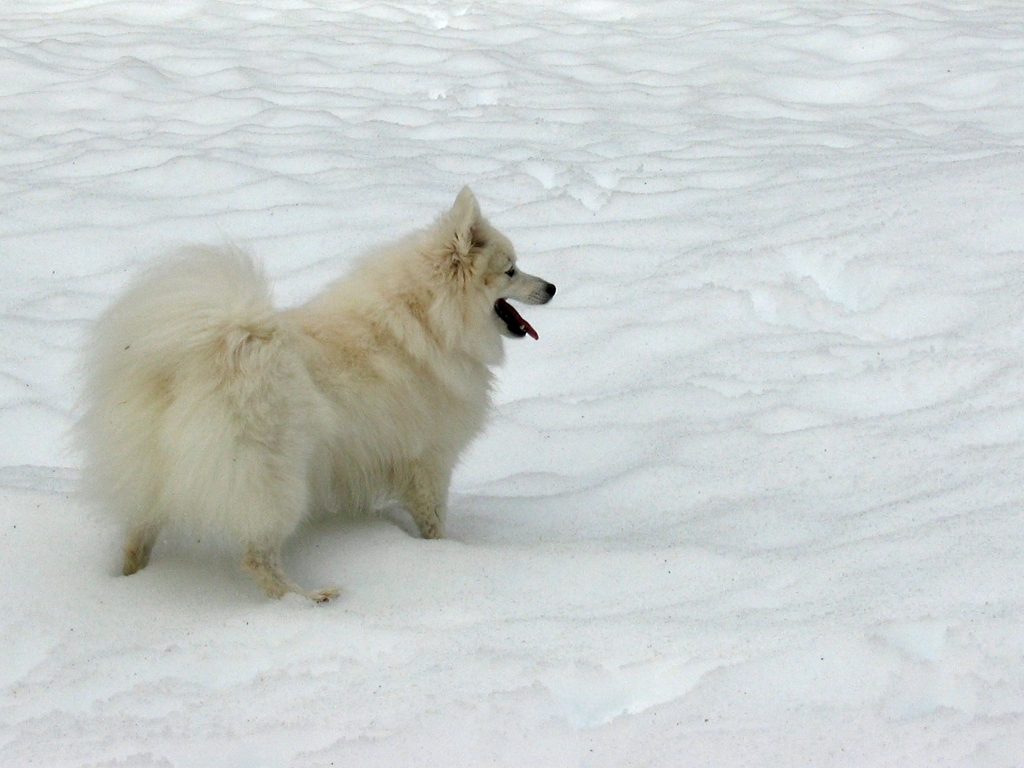
#> input picture sample_data/1024x768/5076506.jpg, 1024 x 768 px
$ jupyter execute --allow-errors simplicity_edge_ditribution.ipynb   (shell and % lines are left out)
#> lines starting #> are read from the running program, lines starting #| are printed output that depends on the picture
[cell 1]
from matplotlib.pyplot import imshow
from PIL import Image
import numpy as np
import scipy.ndimage.filters
from matplotlib import pyplot as plt

[cell 2]
img1 = "5076506.jpg"
img2 = "80184044.jpg"
img3 = "145215893.jpg"
img4 = "21852937.jpg"
img5 = "11474376103.jpg"
img6 = "10715577856.jpg"
img7 = "154740129.jpg"

#> (a cell that did not finish here is left out)

[cell 4]
def open_image(img):
#> called with img = '5076506.jpg'
    im = Image.open('../../sample_data/1024x768/'+img)
#> im is the input picture: PIL image 1024x768 RGB; mean R, G, B 201.3, 206.4, 204.5
    imArray = np.array(im)
    return imArray
#im.putalpha(255)
#> (the rest of this cell did not finish here and is left out)

#> (a cell that did not finish here is left out)

#> (a cell that did not finish here is left out)

#> (a cell that did not finish here is left out)

[cell 8]
imgs = ["5076506.jpg",
    "80184044.jpg",
    "145215893.jpg",
    "21852937.jpg",
    "11474376103.jpg",
    "10715577856.jpg",
    "154740129.jpg",
    "1682888994.jpg",
    "1814122396.jpg",
       "1306121832.jpg",
       "1490095554.jpg",
        "228617373.jpg",
       "6034305010.jpg"]

#> (a cell that did not finish here is left out)

[cell 10]
res0 = []
res2 = []
res10 = []

#> (the rest of this cell did not finish here and is left out)

[cell 11]
from sklearn.preprocessing import StandardScaler

[cell 12]
s = [[u] for u in res10]
scaler = StandardScaler()
#> (the rest of this cell did not finish here and is left out)

[cell 13]
def edge_simplicity(imArray,idx,blur):
#> called with idx = 0, blur = 50
    blur = scipy.ndimage.gaussian_filter(imArray,blur)
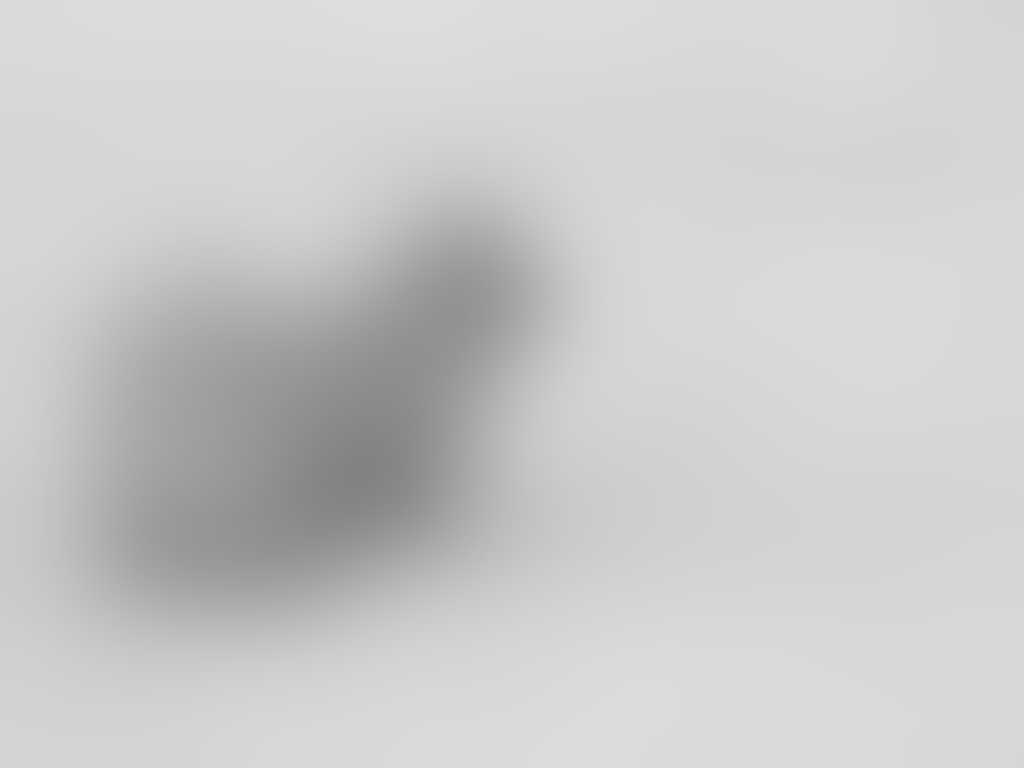
#> blur: shape (768, 1024, 3); mean R, G, B 202.4, 202.4, 202.7
    laplacian = scipy.ndimage.laplace(blur)
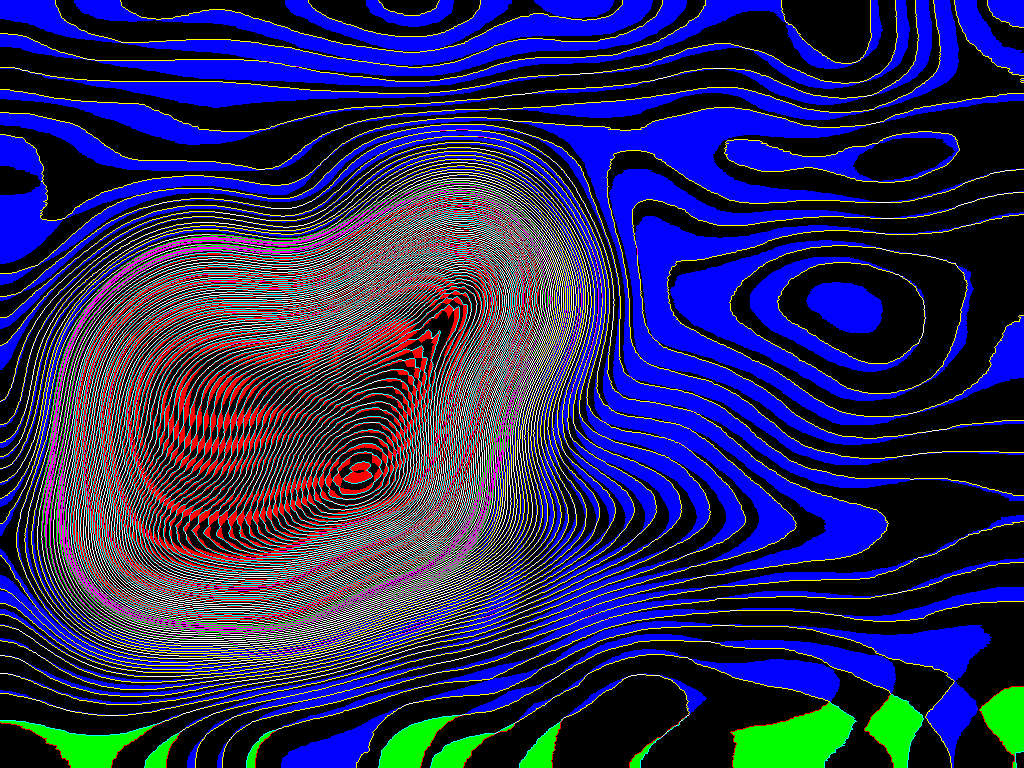
#> laplacian: shape (768, 1024, 3); mean R, G, B 38.3, 37.5, 92.3
    #laplacian = scipy.ndimage.laplace(imArray[:, :, idx])


    totalSum = laplacian.sum()
#> totalSum = 132257536
    sumRows = laplacian.sum(axis=1) / totalSum
#> sumRows = 768 rows, first 8: [3.1e-05, 3.47e-05, 0.000952], [3.1e-05, 3.47e-05, 0.000956], [3.29e-05, 3.66e-05, 0.000956], [3.1e-05, 3.48e-05, 0.000958], [3.09e-05, 3.47e-05, 0.000947], [3.29e-05, 3.66e-05, 0.000949], [3.1e-05, 3.47e-05, 0.000952], [3.29e-05, 3.66e-05, 0.000951]
    sumRows = sumRows.sum(axis=1)
#> sumRows = 768 values, max 0.00199 at index 610, min 0.000598 at index 719, mean 0.0013
    sumColumns = laplacian.sum(axis=0) / totalSum
#> sumColumns = 1024 rows, first 8: [5.23e-05, 5.63e-05, 0.000546], [5.42e-05, 6.01e-05, 0.000546], [5.23e-05, 5.82e-05, 0.00055], [5.23e-05, 5.82e-05, 0.00054], [5.23e-05, 5.81e-05, 0.000532], [5.81e-05, 6.4e-05, 0.000532], [5.62e-05, 6.2e-05, 0.000523], [6e-05, 6.58e-05, 0.000526]
    sumColumns = sumColumns.sum(axis=1)
#> sumColumns = 1024 values, max 0.0015 at index 495, min 0.000255 at index 980, mean 0.000977
    f1 = hist_width(sumColumns, 0.98) / len(sumRows)
#> in hist_width, `l = len(v)`: l = 1024
#> in hist_width, `end = l - 1`: end = 1023
#> the loop in hist_width, `for i in range(l):` made 21 passes
#> (leftsum, rightsum, end) on pass 21: (0.0138, 0.0101, 1003)
#> (leftsum, rightsum) on passes 1 to 6: (0.000654, 0.000497), (0.00131, 0.000995), (0.00197, 0.0015), (0.00262, 0.002), (0.00327, 0.00249), (0.00392, 0.00297)
#> after the loop in hist_width, `for i in range(l):`: end = 1003; left = 0; leftsum = 0.0138; right = 0; rightsum = 0.0101; start = 15
#> in hist_width, `result = (end - start) / l`: result = 0.965
#> f1 = 0.00126
    f2 = hist_width(sumRows, 0.98) / len(sumColumns)
#> the loop in hist_width (call 2), `for i in range(l):` made 13 passes
#> (leftsum, rightsum, end) on pass 13: (0.0137, 0.0107, 755)
#> (leftsum, rightsum) on passes 1 to 6: (0.00102, 0.000807), (0.00204, 0.00162), (0.00307, 0.00243), (0.00409, 0.00324), (0.0051, 0.00405), (0.00612, 0.00487)
#> f2 = 0.000949
    return 1000*(f1 + f2) / 2

[cell 14]
def sum_axis(laplacian):
    sumR = []
    total = 0
    check = 0
    i = 0
    for row in laplacian:
        for pixel in row:
            total += pixel

    for row in laplacian:
        sumR.append(0)
        for pixel in row:
            check += pixel/total
            sumR[i] += pixel/total
        i+=1

    print (total)
    print (sumR[599:609])
    print (check)
    return sumR

#> (a cell that did not finish here is left out)

#> (a cell that did not finish here is left out)

[cell 17]
f = []
res = []
#> (the rest of this cell did not finish here and is left out)

[cell 18]
def hist_width(v, p):
    threshold = (1 - p) / 2
    leftsum = 0
    rightsum = 0
    l = len(v)
    end = l - 1
    start = 0
    left = 1
    right = 1
    for i in range(l):
        leftsum += v[i]

        rightsum += v[l - 1 - i]

        if (leftsum >= threshold) and left:
            start = i
            left = 0
        if (rightsum >= threshold) and right:
            end = l - 1 - i
            right = 0
        if (not left) and (not right):
            break
    if start > end:
        result = 0
    else:
        result = (end - start) / l
    return result

[cell 19]
edge = edge_simplicity(imArray,0,50)
#> edge = 1.1
edge
#> Out = 1.1
